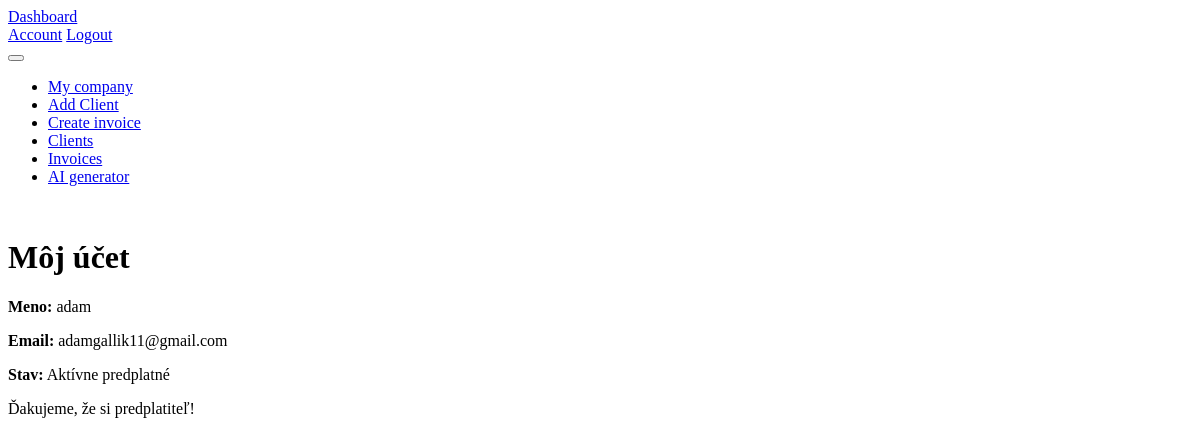
/account (signed in), run on the app's committed database.
### models.py (models this page shows, shortened)
class User(db.Model,UserMixin):
    __tablename__ = 'users'
    id = db.Column(db.Integer, primary_key=True)
    email = db.Column(db.String(120), unique=True, nullable=False)
    username = db.Column(db.String(50), unique=True, nullable=False)
    password_hash = db.Column(db.String(128), nullable=False)
    is_paid = db.Column(db.Boolean, default=False)
    stripe_customer_id = db.Column(db.String(100), nullable=True)

### routes.py (the view)
@main.route('/account')
@login_required
def account():
    return render_template('account.html',user=current_user)

### templates/account.html
{% extends "base.html" %}
{% block content %}
<h1>Môj účet</h1>
<p><strong>Meno:</strong> {{ user.username }}</p>
<p><strong>Email:</strong> {{ user.email }}</p>
<p><strong>Stav:</strong> {{ "Aktívne predplatné" if user.is_paid else "Bez predplatného" }}</p>
{% if user.is_paid %}
  <p>Ďakujeme, že si predplatiteľ!</p>
{% else %}
  <a href="{{ url_for('main.pricing') }}" class="btn btn-primary">Aktivuj predplatné</a>
{% endif %}
{% endblock %}

### templates/base.html (style rules this page uses)
body { background: var(--tblr-bg-surface); }

### data on the page
User: username "adam", email "adamgallik11@gmail.com", is_paid "Aktívne predplatné"
